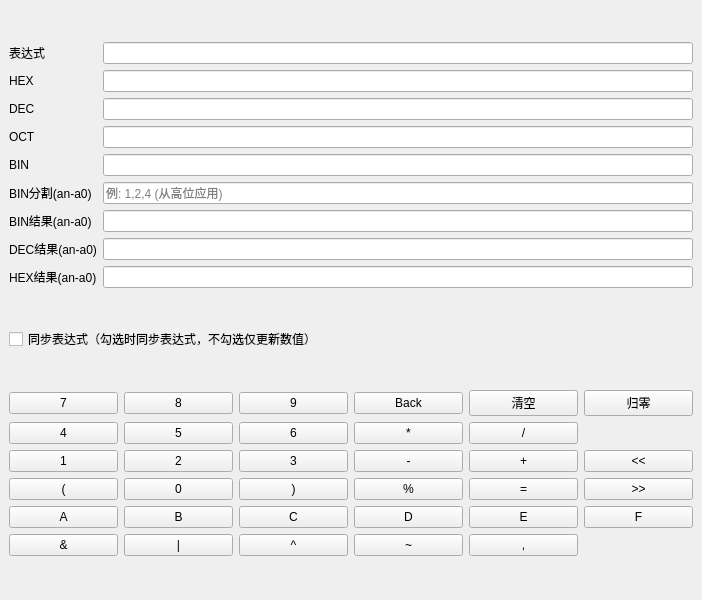
<?xml version="1.0" encoding="UTF-8"?>
<ui version="4.0">
 <class>MainWindow</class>
 <widget class="QMainWindow" name="MainWindow">
  <property name="geometry">
   <rect>
    <x>0</x>
    <y>0</y>
    <width>702</width>
    <height>600</height>
   </rect>
  </property>
  <property name="windowTitle">
   <string>高级位域计算器</string>
  </property>
  <widget class="QWidget" name="centralwidget">
   <layout class="QVBoxLayout" name="verticalLayout">
    <item>
     <layout class="QGridLayout" name="layoutTopTable">
      <item row="0" column="0">
       <widget class="QLabel" name="labelExpr">
        <property name="text">
         <string>表达式</string>
        </property>
       </widget>
      </item>
      <item row="0" column="1">
       <widget class="QLineEdit" name="editExpression"/>
      </item>
      <item row="1" column="0">
       <widget class="QLabel" name="labelHex">
        <property name="text">
         <string>HEX</string>
        </property>
       </widget>
      </item>
      <item row="1" column="1">
       <widget class="QLineEdit" name="editHex"/>
      </item>
      <item row="2" column="0">
       <widget class="QLabel" name="labelDec">
        <property name="text">
         <string>DEC</string>
        </property>
       </widget>
      </item>
      <item row="2" column="1">
       <widget class="QLineEdit" name="editDec"/>
      </item>
      <item row="3" column="0">
       <widget class="QLabel" name="labelOct">
        <property name="text">
         <string>OCT</string>
        </property>
       </widget>
      </item>
      <item row="3" column="1">
       <widget class="QLineEdit" name="editOct"/>
      </item>
      <item row="4" column="0">
       <widget class="QLabel" name="labelBin">
        <property name="text">
         <string>BIN</string>
        </property>
       </widget>
      </item>
      <item row="4" column="1">
       <widget class="QLineEdit" name="editBin"/>
      </item>
      <item row="5" column="0">
       <widget class="QLabel" name="labelSplit">
        <property name="text">
         <string>BIN分割(an-a0)</string>
        </property>
       </widget>
      </item>
      <item row="5" column="1">
       <widget class="QLineEdit" name="editSplitRule">
        <property name="placeholderText">
         <string>例: 1,2,4 (从高位应用)</string>
        </property>
       </widget>
      </item>
      <item row="6" column="0">
       <widget class="QLabel" name="labelBinRes">
        <property name="text">
         <string>BIN结果(an-a0)</string>
        </property>
       </widget>
      </item>
      <item row="6" column="1">
       <widget class="QLineEdit" name="editBinResult"/>
      </item>
      <item row="7" column="0">
       <widget class="QLabel" name="labelDecRes">
        <property name="text">
         <string>DEC结果(an-a0)</string>
        </property>
       </widget>
      </item>
      <item row="7" column="1">
       <widget class="QLineEdit" name="editDecResult"/>
      </item>
      <item row="8" column="0">
       <widget class="QLabel" name="labelHexRes">
        <property name="text">
         <string>HEX结果(an-a0)</string>
        </property>
       </widget>
      </item>
      <item row="8" column="1">
       <widget class="QLineEdit" name="editHexResult"/>
      </item>
     </layout>
    </item>
    <item>
     <layout class="QHBoxLayout" name="layoutUpdateMode">
      <item>
       <widget class="QCheckBox" name="chkSyncExpression">
        <property name="text">
         <string>同步表达式（勾选时同步表达式，不勾选仅更新数值）</string>
        </property>
       </widget>
      </item>
     </layout>
    </item>
    <item>
     <layout class="QGridLayout" name="gridButtons">
      <item row="6" column="3">
       <widget class="QPushButton" name="btnD">
        <property name="text">
         <string>D</string>
        </property>
       </widget>
      </item>
      <item row="5" column="4">
       <widget class="QPushButton" name="btnEq">
        <property name="text">
         <string>=</string>
        </property>
       </widget>
      </item>
      <item row="3" column="2">
       <widget class="QPushButton" name="btn3">
        <property name="text">
         <string>3</string>
        </property>
       </widget>
      </item>
      <item row="3" column="3">
       <widget class="QPushButton" name="btnSub">
        <property name="text">
         <string>-</string>
        </property>
       </widget>
      </item>
      <item row="2" column="0">
       <widget class="QPushButton" name="btn4">
        <property name="text">
         <string>4</string>
        </property>
       </widget>
      </item>
      <item row="6" column="4">
       <widget class="QPushButton" name="btnE">
        <property name="text">
         <string>E</string>
        </property>
       </widget>
      </item>
      <item row="8" column="2">
       <widget class="QPushButton" name="btnXor">
        <property name="text">
         <string>^</string>
        </property>
       </widget>
      </item>
      <item row="6" column="0">
       <widget class="QPushButton" name="btnA">
        <property name="text">
         <string>A</string>
        </property>
       </widget>
      </item>
      <item row="0" column="2">
       <widget class="QPushButton" name="btn9">
        <property name="text">
         <string>9</string>
        </property>
       </widget>
      </item>
      <item row="3" column="1">
       <widget class="QPushButton" name="btn2">
        <property name="text">
         <string>2</string>
        </property>
       </widget>
      </item>
      <item row="6" column="5">
       <widget class="QPushButton" name="btnF">
        <property name="text">
         <string>F</string>
        </property>
       </widget>
      </item>
      <item row="8" column="1">
       <widget class="QPushButton" name="btnOr">
        <property name="text">
         <string>|</string>
        </property>
       </widget>
      </item>
      <item row="8" column="3">
       <widget class="QPushButton" name="btnNot">
        <property name="text">
         <string>~</string>
        </property>
       </widget>
      </item>
      <item row="0" column="0">
       <widget class="QPushButton" name="btn7">
        <property name="text">
         <string>7</string>
        </property>
       </widget>
      </item>
      <item row="2" column="2">
       <widget class="QPushButton" name="btn6">
        <property name="text">
         <string>6</string>
        </property>
       </widget>
      </item>
      <item row="2" column="3">
       <widget class="QPushButton" name="btnMul">
        <property name="text">
         <string>*</string>
        </property>
       </widget>
      </item>
      <item row="3" column="4">
       <widget class="QPushButton" name="btnAdd">
        <property name="text">
         <string>+</string>
        </property>
       </widget>
      </item>
      <item row="0" column="1">
       <widget class="QPushButton" name="btn8">
        <property name="text">
         <string>8</string>
        </property>
       </widget>
      </item>
      <item row="2" column="1">
       <widget class="QPushButton" name="btn5">
        <property name="text">
         <string>5</string>
        </property>
       </widget>
      </item>
      <item row="3" column="0">
       <widget class="QPushButton" name="btn1">
        <property name="text">
         <string>1</string>
        </property>
       </widget>
      </item>
      <item row="0" column="3">
       <widget class="QPushButton" name="btnBackspace">
        <property name="text">
         <string>Back</string>
        </property>
       </widget>
      </item>
      <item row="0" column="4">
       <widget class="QPushButton" name="btnClear">
        <property name="text">
         <string>清空</string>
        </property>
       </widget>
      </item>
      <item row="0" column="5">
       <widget class="QPushButton" name="btnReset">
        <property name="text">
         <string>归零</string>
        </property>
       </widget>
      </item>
      <item row="6" column="1">
       <widget class="QPushButton" name="btnB">
        <property name="text">
         <string>B</string>
        </property>
       </widget>
      </item>
      <item row="6" column="2">
       <widget class="QPushButton" name="btnC">
        <property name="text">
         <string>C</string>
        </property>
       </widget>
      </item>
      <item row="8" column="0">
       <widget class="QPushButton" name="btnAnd">
        <property name="text">
         <string>&amp;&amp;</string>
        </property>
       </widget>
      </item>
      <item row="5" column="1">
       <widget class="QPushButton" name="btn0">
        <property name="text">
         <string>0</string>
        </property>
       </widget>
      </item>
      <item row="5" column="0">
       <widget class="QPushButton" name="btnLParen">
        <property name="text">
         <string>(</string>
        </property>
       </widget>
      </item>
      <item row="5" column="2">
       <widget class="QPushButton" name="btnRParen">
        <property name="text">
         <string>)</string>
        </property>
       </widget>
      </item>
      <item row="3" column="5">
       <widget class="QPushButton" name="btnShl">
        <property name="text">
         <string>&lt;&lt;</string>
        </property>
       </widget>
      </item>
      <item row="5" column="5">
       <widget class="QPushButton" name="btnShr">
        <property name="text">
         <string>&gt;&gt;</string>
        </property>
       </widget>
      </item>
      <item row="5" column="3">
       <widget class="QPushButton" name="btnMod">
        <property name="text">
         <string>%</string>
        </property>
       </widget>
      </item>
      <item row="2" column="4">
       <widget class="QPushButton" name="btnDiv">
        <property name="text">
         <string>/</string>
        </property>
       </widget>
      </item>
      <item row="8" column="4">
       <widget class="QPushButton" name="btnComma">
        <property name="text">
         <string>,</string>
        </property>
       </widget>
      </item>
     </layout>
    </item>
   </layout>
  </widget>
 </widget>
 <resources/>
 <connections/>
</ui>
